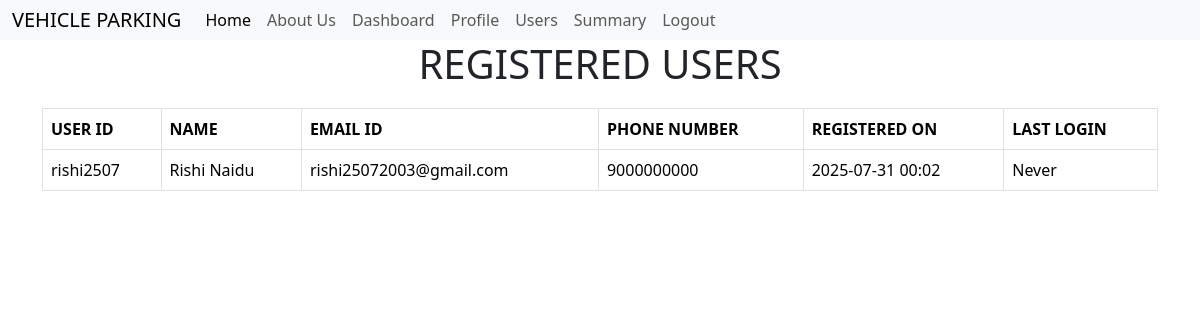
/admin/users (signed in), run on an earlier commit of the app's database.
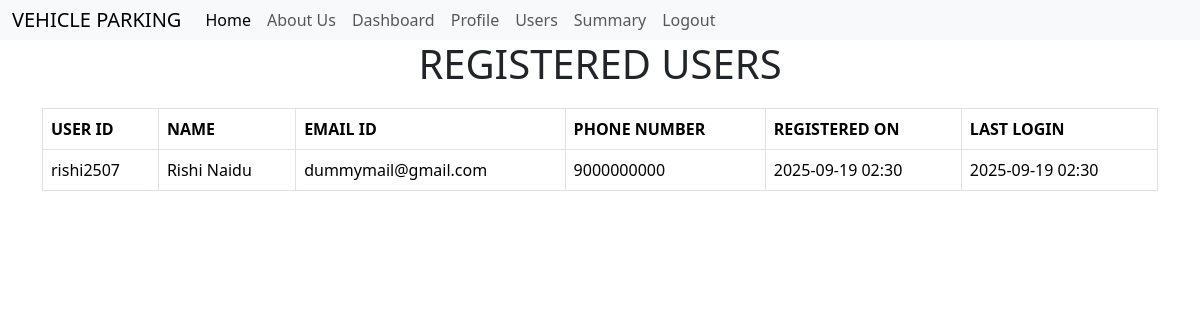
And on a later commit of the database.
### models.py (models this page shows, shortened)
class Users(db.Model):
     __tablename__ = 'users'
     user_id = db.Column(db.String(32),primary_key=True)
     name = db.Column(db.String(32), nullable=False)
     _password_hash = db.Column('password', db.String(128), nullable=False)
     email_id = db.Column(db.String(64),nullable=True)
     phone = db.Column(db.BigInteger, nullable=False)
     is_admin = db.Column(db.Boolean, nullable=False, default = False)
     user_created = db.Column(db.DateTime,default=datetime.utcnow)
     last_logged_in = db.Column(db.DateTime)
     @property
     def password(self):
          raise AttributeError('password is write-only')
     @password.setter
     def password(self,plain_password):
          self._password_hash  = generate_password_hash(plain_password)

### routes.py (the view)
@app.route('/admin/users')
@admin_required
def view_users():
    users=Users.query.filter_by(is_admin=False).all()
    return render_template('view_users.html',users=users)

### routes.py (called while the page is built)
def admin_required(func):
    @wraps(func)
    def inner(*args,**kwargs):
        if 'user_id' not in session:
            flash('Please login to continue')
            return redirect(url_for('index'))
        user=Users.query.get(session['user_id'])
        if not user.is_admin:
            flash('You are not authorised to view this page')
            return redirect('index.html')
        return func(*args,**kwargs)
    return inner

@app.context_processor
def inject_user():
    if 'user_id' in session:
        user = Users.query.filter_by(user_id=session['user_id']).first()
        return dict(user=user)
    return dict(user=None)

### templates/view_users.html (shortened to what this page needs)
{% extends 'layout.html' %}
{% block content %}
    <h1>REGISTERED USERS</h1>
    {% if users %}
        <table class="table table-bordered">
            <thead>
                <tr>
                    <th>USER ID</th>
                    <th>NAME</th>
                    <th>EMAIL ID</th>
                    <th>PHONE NUMBER</th>
                    <th>REGISTERED ON</th>
                    <th>LAST LOGIN</th>
                </tr>
            </thead>
            <tbody>
                {% for user in users %}
                <tr>
                    <td>{{ user.user_id }}</td>
                    <td>{{ user.name }}</td>
                    <td>{{ user.email_id or '—' }}</td>
                    <td>{{ user.phone }}</td>
                    <td>{{ user.user_created.strftime('%Y-%m-%d %H:%M') }}</td>
                    <td>
                        {% if user.last_logged_in %}
                                {{ user.last_logged_in.strftime('%Y-%m-%d %H:%M') }}
                            {% else %}
                                Never
                            {% endif %}
                    </td>
                </tr>
                {% endfor %}
            </tbody>
        </table>
        {% else %}
        <p class="text-danger"> No registered Users found</p>
    {% endif %}
{% endblock %}

What changed in the data, as far as the page shows it:
changed Users "rishi2507": email "rishi25072003@gmail.com" → "dummymail@gmail.com"; user_created "2025-07-31 00:02" → "2025-09-19 02:30"; last_logged_in (not shown) → "2025-09-19 02:30"; no longer shows "Never"
